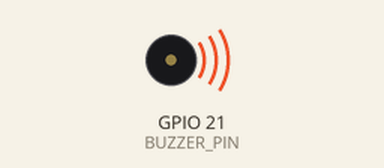
This program was run on a simulated Raspberry Pi (BCM pin numbers). On the bench: buzzer (waves = sounding, pin HIGH).

Above: at 0.5 s.
At 5.0 s:
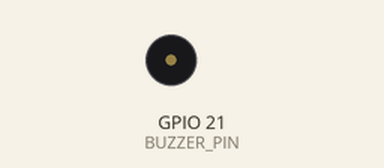
Timing chart, 0 to 6.9 s (numbered marks = the images above):
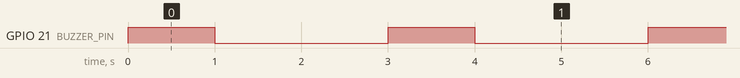

The program:

_05_Buzzer.py
```python
# Program to control the Buzzer
import RPi.GPIO as GPIO
import time

GPIO.setwarnings(False)

GPIO.setmode(GPIO.BCM)

BUZZER_PIN = 21

GPIO.setup(BUZZER_PIN, GPIO.OUT)

def buzz():
    while True:
        GPIO.output(BUZZER_PIN, True)
        time.sleep(1)
        GPIO.output(BUZZER_PIN, False)
        time.sleep(2)

if __name__ == "__main__":
    try:
        buzz()
    except KeyboardInterrupt:
        print("Program interrupted")
    finally:
        GPIO.cleanup()
        print("GPIO cleaned up")
```

Measured:
- by itself, GPIO 21 (BUZZER_PIN): alternates HIGH for 1.0 s and LOW for 2.0 s
